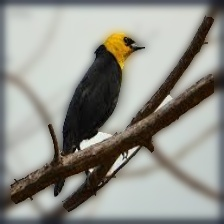
#> input picture dataset/test/Chrysomus icterocephalus/Chrysomus icterocephalus_Fond_182.jpg, 224 x 224 px, found by its file name; its folder holds 4 pictures in this run
$ jupyter execute --allow-errors ScriptPreprocesamiento.ipynb
#> lines starting #> are read from the running program, lines starting #| are printed output that depends on the picture
Recorte:
Este script procesa imágenes almacenadas en una carpeta, aplicando reducción de tamaño, recorte y redimensionado para ajustarlas a un tamaño específico (por defecto, 224x224 píxeles).

-Verifica y crea la carpeta de salida si no existe.
-Carga cada imagen de la carpeta origen.
-Recorta la imagen desde el centro o la redimensiona si es más pequeña.
-Guarda la imagen procesada en la carpeta de salida con un prefijo "recortada_".

[cell 1]
# -*- coding: utf-8 -*-
"""
Este script procesa imágenes almacenadas en una carpeta, recortándolas y redimensionándolas
a un tamaño específico (por defecto, 224x224 píxeles). Las imágenes procesadas se guardan
en una carpeta de salida.

Librerías utilizadas:
- OpenCV (cv2): Para manipulación de imágenes.
- OS: Para manejar archivos y directorios.
"""

import cv2
import os

def recortar_y_redimensionar(imagen, tamaño=(224, 224)):
    """
    Recorta y redimensiona una imagen al tamaño especificado.

    Si la imagen es más grande que el tamaño deseado, se recorta desde el centro.
    Si es más pequeña, se redimensiona directamente al tamaño objetivo.

    Parámetros:
    - imagen: Matriz de la imagen cargada con OpenCV.
    - tamaño: Tupla (ancho, alto) que define el tamaño final de la imagen.

    Retorna:
    - imagen_recortada: Imagen procesada con las dimensiones especificadas.
    """
    alto, ancho, _ = imagen.shape  # Obtener dimensiones de la imagen original

    if alto >= tamaño[0] and ancho >= tamaño[1]:
        # Calcular los puntos de inicio para recortar desde el centro
        x_inicio = (ancho - tamaño[1]) // 2
        y_inicio = (alto - tamaño[0]) // 2
        imagen_recortada = imagen[y_inicio:y_inicio+tamaño[0], x_inicio:x_inicio+tamaño[1]]
    else:
        # Si la imagen es más pequeña, simplemente redimensionarla
        imagen_recortada = cv2.resize(imagen, tamaño)

    return imagen_recortada

def procesar_imagenes(carpeta_imagenes, salida, tamaño=(224, 224)):
    """
    Procesa todas las imágenes de una carpeta, aplicando recorte y redimensionado.

    Parámetros:
    - carpeta_imagenes: Ruta de la carpeta con las imágenes a procesar.
    - salida: Ruta de la carpeta donde se guardarán las imágenes procesadas.
    - tamaño: Tupla (ancho, alto) que define el tamaño final de las imágenes.
    """
#> called with tamaño = (224, 224)
    # Crear la carpeta de salida si no existe
    if not os.path.exists(salida):
        os.makedirs(salida)

    # Recorrer archivos de la carpeta de imágenes
    for archivo in os.listdir(carpeta_imagenes):
        if archivo.endswith(".jpg") or archivo.endswith(".webp"):  # Filtrar por tipos de imagen soportados
            img_path = os.path.join(carpeta_imagenes, archivo)  # Ruta completa del archivo
            imagen = cv2.imread(img_path)  # Leer la imagen
#> imagen is the input picture: shape (224, 224, 3); mean B, G, R 140, 146.9, 146.8

            if imagen is not None:
                # Recortar y redimensionar la imagen
                imagen_recortada = recortar_y_redimensionar(imagen, tamaño)

                # Guardar la imagen procesada en la carpeta de salida
                output_filename = os.path.join(salida, f"recortada_{archivo}")
                cv2.imwrite(output_filename, imagen_recortada)
#> pass 2 of the loop in procesar_imagenes, `for archivo in os.listdir(carpeta_imagenes):`:
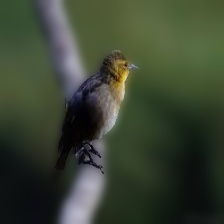
#> input picture dataset/test/Chrysomus icterocephalus/Chrysomus icterocephalus_Fond_185.jpg, 224 x 224 px, found by its file name
#> in procesar_imagenes, imagen is the input picture: shape (224, 224, 3); mean B, G, R 50.5, 68.4, 58.9
#> pass 3 of the loop in procesar_imagenes, `for archivo in os.listdir(carpeta_imagenes):`:
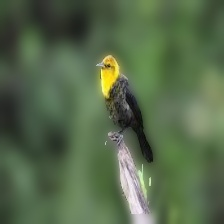
#> input picture dataset/test/Chrysomus icterocephalus/Chrysomus icterocephalus_Fond_186.jpg, 224 x 224 px, found by its file name
#> in procesar_imagenes, imagen is the input picture: shape (224, 224, 3); mean B, G, R 74.9, 105.4, 86.4
#> the loop made 4 passes; the first 3 are shown

def main():
    """
    Función principal que define las rutas de entrada y salida y ejecuta el procesamiento.
    """
    carpeta_imagenes = "D:/DATA/8. CURSOS OCTAVO SEMESTRE - 2025.1/ELECTIVA III - 3527/EVIDENCIAS/Aves/Chrysomus icterocephalus"  # Ruta de imágenes
    salida = "D:/DATA/8. CURSOS OCTAVO SEMESTRE - 2025.1/ELECTIVA III - 3527/EVIDENCIAS/Aves/ave1"  # Ruta de salida
    procesar_imagenes(carpeta_imagenes, salida)

if __name__ == "__main__":
    main()

Recorte y redimensionado: Función reducir_imagen() que reduce la imagen antes de recortarla si su tamaño es demasiado grande. Esto ayuda en casos donde el objeto está muy cerca y evitará perder información en el recorte.

[cell 2]
# -*- coding: utf-8 -*-
"""
Este script procesa imágenes almacenadas en una carpeta, recortándolas y redimensionándolas
a un tamaño específico (por defecto, 224x224 píxeles). Las imágenes procesadas se guardan
en una carpeta de salida.

Librerías utilizadas:
- OpenCV (cv2): Para manipulación de imágenes.
- OS: Para manejar archivos y directorios.
"""

import cv2
import os

# [15 lines left out: function reducir_imagen, not called in this run]

def recortar_y_redimensionar(imagen, tamaño=(224, 224)):
    """
    Recorta y redimensiona una imagen al tamaño especificado.

    Si la imagen es más grande que el tamaño deseado, se recorta desde el centro.
    Si es más pequeña, se redimensiona directamente al tamaño objetivo.
    Si el objeto ocupa demasiado la imagen, se reduce antes de recortar.

    Parámetros:
    - imagen: Matriz de la imagen cargada con OpenCV.
    - tamaño: Tupla (ancho, alto) que define el tamaño final de la imagen.

    Retorna:
    - imagen_recortada: Imagen procesada con las dimensiones especificadas.
    """
#> called with tamaño = (224, 224)
    alto, ancho, _ = imagen.shape  # Obtener dimensiones de la imagen original
#> alto = 224; ancho = 224

    # Reducir la imagen si el objeto es muy grande
    if alto > tamaño[0] * 1.5 or ancho > tamaño[1] * 1.5:
        imagen = reducir_imagen(imagen)
        alto, ancho, _ = imagen.shape

    if alto >= tamaño[0] and ancho >= tamaño[1]:
        # Calcular los puntos de inicio para recortar desde el centro
        x_inicio = (ancho - tamaño[1]) // 2
#> x_inicio = 0
        y_inicio = (alto - tamaño[0]) // 2
#> y_inicio = 0
        imagen_recortada = imagen[y_inicio:y_inicio+tamaño[0], x_inicio:x_inicio+tamaño[1]]
    else:
        # Si la imagen es más pequeña, simplemente redimensionarla
        imagen_recortada = cv2.resize(imagen, tamaño)

    return imagen_recortada

def procesar_imagenes(carpeta_imagenes, salida, tamaño=(224, 224)):
    """
    Procesa todas las imágenes de una carpeta, aplicando reducción de tamaño, recorte y redimensionado.

    Parámetros:
    - carpeta_imagenes: Ruta de la carpeta con las imágenes a procesar.
    - salida: Ruta de la carpeta donde se guardarán las imágenes procesadas.
    - tamaño: Tupla (ancho, alto) que define el tamaño final de las imágenes.
    """
    # Crear la carpeta de salida si no existe
    if not os.path.exists(salida):
        os.makedirs(salida)

    # Recorrer archivos de la carpeta de imágenes
    for archivo in os.listdir(carpeta_imagenes):
        if archivo.endswith(".jpg") or archivo.endswith(".webp"):  # Filtrar por tipos de imagen soportados
            img_path = os.path.join(carpeta_imagenes, archivo)  # Ruta completa del archivo
            imagen = cv2.imread(img_path)  # Leer la imagen

            if imagen is not None:
                # Recortar y redimensionar la imagen
                imagen_recortada = recortar_y_redimensionar(imagen, tamaño)

                # Guardar la imagen procesada en la carpeta de salida
                output_filename = os.path.join(salida, f"recortada_{archivo}")
                cv2.imwrite(output_filename, imagen_recortada)
#> pass 2 of the loop in procesar_imagenes, `for archivo in os.listdir(carpeta_imagenes):`:
#> pass 3 of the loop in procesar_imagenes, `for archivo in os.listdir(carpeta_imagenes):`:
#> the loop made 4 passes; the first 3 are shown

def main():
    """
    Función principal que define las rutas de entrada y salida y ejecuta el procesamiento.
    """
    carpeta_imagenes = "D:/DATA/8. CURSOS OCTAVO SEMESTRE - 2025.1/ELECTIVA III - 3527/EVIDENCIAS/Aves/Chrysomus icterocephalus"  # Ruta de imágenes
    salida = "D:/DATA/8. CURSOS OCTAVO SEMESTRE - 2025.1/ELECTIVA III - 3527/EVIDENCIAS/AvesRecort"  # Ruta de salida
    procesar_imagenes(carpeta_imagenes, salida)

if __name__ == "__main__":
    main()

Augmentación
Este script aplica reflejo horizontal a imágenes en una carpeta y guarda las versiones reflejadas en otra carpeta. El proceso se detiene cuando se han generado 40 imágenes en total. Para varias las imagenes

Funcionamiento:
-Carga las imágenes desde la carpeta de entrada.
-Aplica reflejo horizontal a cada imagen.
-Guarda las imágenes reflejadas en la carpeta de salida con un nuevo nombre.
-Se detiene cuando alcanza 40 imágenes reflejadas.

[cell 3]
import cv2
import os
import numpy as np

def flip_image(image):
    """
    Aplica reflejo horizontal a una imagen.

    Parámetros:
    image (numpy.ndarray): Imagen original cargada en OpenCV.

    Retorna:
    numpy.ndarray: Imagen reflejada horizontalmente.
    """
    return cv2.flip(image, 1)  # 1: Reflejo horizontal
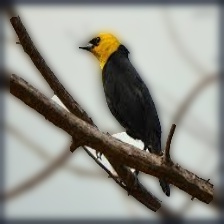
#> returned value: shape (224, 224, 3); mean of channels 0, 1, 2 140, 146.9, 146.8; drawn as B, G, R

def augment_images_in_folder(input_folder, output_folder, max_images=40):
    """
    Aplica reflejo horizontal a imágenes de una carpeta y guarda las versiones reflejadas en otra carpeta.
    Se detiene cuando se han generado un máximo de 40 imágenes.

    Parámetros:
    input_folder (str): Ruta de la carpeta con las imágenes originales.
    output_folder (str): Ruta de la carpeta donde se guardarán las imágenes reflejadas.
    max_images (int): Número máximo de imágenes reflejadas a generar.
    """
    if not os.path.exists(output_folder):
        os.makedirs(output_folder)

    # Obtener la lista de imágenes en la carpeta de entrada
    images = [f for f in os.listdir(input_folder) if f.endswith(".jpg") or f.endswith(".webp")]

    count = 0  # Contador de imágenes generadas
    for file in images:
        if count >= max_images:
            break  # Detener si ya se alcanzó el límite

        img_path = os.path.join(input_folder, file)
        image = cv2.imread(img_path)  # Leer la imagen

        if image is not None:
            flipped_image = flip_image(image)  # Aplicar reflejo horizontal
            output_filename = os.path.join(output_folder, f"flip_{file}")
            cv2.imwrite(output_filename, flipped_image)  # Guardar imagen reflejada
            count += 1
#> pass 2 of the loop in augment_images_in_folder, `for file in images:`:
#> in flip_image (call 2), `return cv2.flip(image, 1)`:
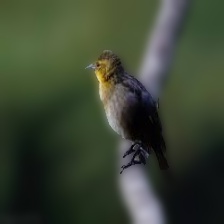
#> returned value: shape (224, 224, 3); mean of channels 0, 1, 2 50.5, 68.4, 58.9; drawn as B, G, R
#> pass 3 of the loop in augment_images_in_folder, `for file in images:`:
#> in flip_image (call 3), `return cv2.flip(image, 1)`:
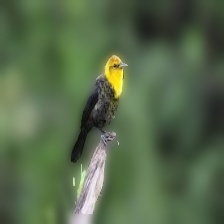
#> returned value: shape (224, 224, 3); mean of channels 0, 1, 2 74.9, 105.4, 86.4; drawn as B, G, R
#> the loop made 4 passes; the first 3 are shown

def main():
    """
    Función principal que define las rutas de entrada y salida y ejecuta la generación de imágenes reflejadas.
    """
    input_folder = "D:/DATA/8. CURSOS OCTAVO SEMESTRE - 2025.1/ELECTIVA III - 3527/EVIDENCIAS/Aves/Chrysomus icterocephalus"
    output_folder = "D:/DATA/8. CURSOS OCTAVO SEMESTRE - 2025.1/ELECTIVA III - 3527/EVIDENCIAS/AvesAugment"
    augment_images_in_folder(input_folder, output_folder)

if __name__ == "__main__":
    main()
